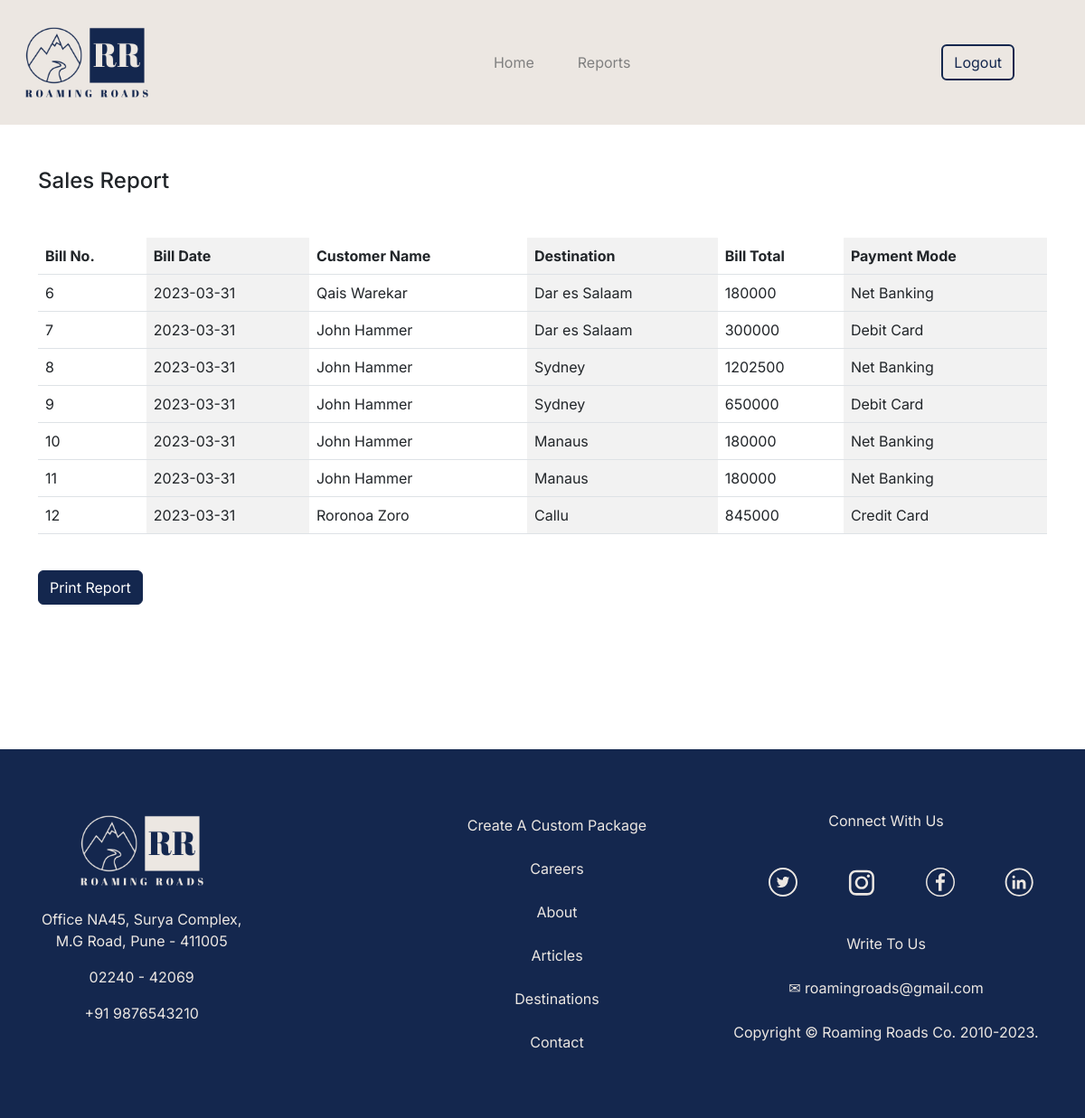
/admin/PHP/viewReports.php, run on the app's committed database.
### tables this page shows
CREATE TABLE IF NOT EXISTS `c_tour_bill` (
  `c_bill_id` int NOT NULL AUTO_INCREMENT,
  `c_tour_id` int NOT NULL,
  `cust_id` int NOT NULL,
  `bill_date` date NOT NULL,
  `adult_seat_cost` int NOT NULL,
  `child_seat_cost` int NOT NULL,
  `guide_cost` int NOT NULL,
  `food_cost` int NOT NULL,
  `acco_cost` int NOT NULL,
  `add_days_cost` int NOT NULL,
  `bill_total` int NOT NULL,
  `payment_mode` varchar(30) NOT NULL,
  PRIMARY KEY (`c_bill_id`),
  KEY `c_tour_id` (`c_tour_id`)
);

CREATE TABLE IF NOT EXISTS `customer` (
  `cust_id` int NOT NULL AUTO_INCREMENT,
  `cust_fname` varchar(20) NOT NULL,
  `cust_lname` varchar(20) NOT NULL,
  `cust_ph_no` bigint NOT NULL,
  `cust_email` varchar(50) NOT NULL,
  `cust_password_hash` varchar(255) NOT NULL,
  PRIMARY KEY (`cust_id`),
  UNIQUE KEY `cust_email` (`cust_email`)
);

CREATE TABLE IF NOT EXISTS `custom_tour` (
  `c_tour_id` int NOT NULL AUTO_INCREMENT,
  `tour_id` int NOT NULL,
  `cust_id` int NOT NULL,
  `hotel_id` int NOT NULL,
  `c_tour_dept` varchar(20) NOT NULL,
  `c_tour_dest` varchar(50) NOT NULL,
  `c_tour_start_date` date NOT NULL,
  `c_tour_end_date` date NOT NULL,
  `c_tour_adult` int NOT NULL,
  `c_tour_child` int NOT NULL,
  `guide_selected` varchar(3) NOT NULL,
  `food_selected` varchar(3) NOT NULL,
  `email` varchar(20) NOT NULL,
  `c_tour_price` varchar(10) NOT NULL,
  PRIMARY KEY (`c_tour_id`),
  KEY `INDEX` (`cust_id`),
  KEY `c_tour_hotel_id` (`hotel_id`)
);

### admin/PHP/viewReports.php (the view, shortened to what this page needs)
<!DOCTYPE html>
<html lang="en">
<head>
    <?php
    include 'adminGeneral.php';
    include '../../PHP/connection.php';
    $bookings = "select * from c_tour_bill";
    $bookingRes = $conn->query($bookings);
    ?>
</head>
<body>
    <?php
    include 'adminHeader.php';
    ?>
    <div class="container mt-5">
        <h4 class="mt-5">Sales Report</h4>
        <table class="table table-striped-columns mt-5">
            <thead>
                <tr>
                    <th scope="col">Bill No.</th>
                    <th scope="col">Bill Date</th>
                    <th scope="col">Customer Name</th>
                    <th scope="col">Destination</th>
                    <th scope="col">Bill Total</th>
                    <th scope="col">Payment Mode</th>
                </tr>
            </thead>
            <?php
            while ($booking = mysqli_fetch_assoc($bookingRes)) {
                $tours = "select * from custom_tour where c_tour_id = '$booking[c_tour_id]'";
                $tourRes = $conn->query($tours);
                $tour = mysqli_fetch_assoc($tourRes);
                $cust = "select * from customer where cust_id = '$tour[cust_id]'";
                $custRes = $conn->query($cust);
                $cust = mysqli_fetch_assoc($custRes);
                $custName = $cust['cust_fname'] . " " . $cust['cust_lname'];
            ?>
                <tbody>
                    <tr>
                        <td><?php echo $booking['c_bill_id']; ?></td>
                        <td><?php echo $booking['bill_date']; ?></td>
                        <td><?php echo $custName ?></td>
                        <td><?php echo $tour['c_tour_dest']; ?></td>
                        <td><?php echo $booking['bill_total']; ?></td>
                        <td><?php echo $booking['payment_mode']; ?></td>
                    </tr>
                </tbody>
            <?php
            }
            ?>
        </table>
        <button class="btn btn-secondary mt-4" onclick="window.print()">Print Report</button>
    </div>
    <?php
    include 'adminFooter.php';
    ?>
</body>
</html>

### CSS/general.css (style rules this page uses)
* { font-family: "Inter", sans-serif; }
.search-btn, .book-btn, .month-btn, .view-tours-btn, .btn-secondary, .btn-primary { color: #fff; background-color: #14274e; border-color: #14274e; box-shadow: none; }

### data on the page
c_tour_bill: c_bill_id "6", bill_date "2023-03-31", customer.cust_fname+cust_lname "Qais Warekar", c_tour.c_tour_dest "Dar es Salaam", bill_total "180000", payment_mode "Net Banking"
c_tour_bill: c_bill_id "7", bill_date "2023-03-31", customer.cust_fname+cust_lname "John Hammer", c_tour.c_tour_dest "Dar es Salaam", bill_total "300000", payment_mode "Debit Card"
c_tour_bill: c_bill_id "8", bill_date "2023-03-31", customer.cust_fname+cust_lname "John Hammer", c_tour.c_tour_dest "Sydney", bill_total "1202500", payment_mode "Net Banking"
c_tour_bill: c_bill_id "9", bill_date "2023-03-31", customer.cust_fname+cust_lname "John Hammer", c_tour.c_tour_dest "Sydney", bill_total "650000", payment_mode "Debit Card"
c_tour_bill: c_bill_id "10", bill_date "2023-03-31", customer.cust_fname+cust_lname "John Hammer", c_tour.c_tour_dest "Manaus", bill_total "180000", payment_mode "Net Banking"
c_tour_bill: c_bill_id "11", bill_date "2023-03-31", customer.cust_fname+cust_lname "John Hammer", c_tour.c_tour_dest "Manaus", bill_total "180000", payment_mode "Net Banking"
c_tour_bill: c_bill_id "12", bill_date "2023-03-31", customer.cust_fname+cust_lname "Roronoa Zoro", c_tour.c_tour_dest "Callu", bill_total "845000", payment_mode "Credit Card"
